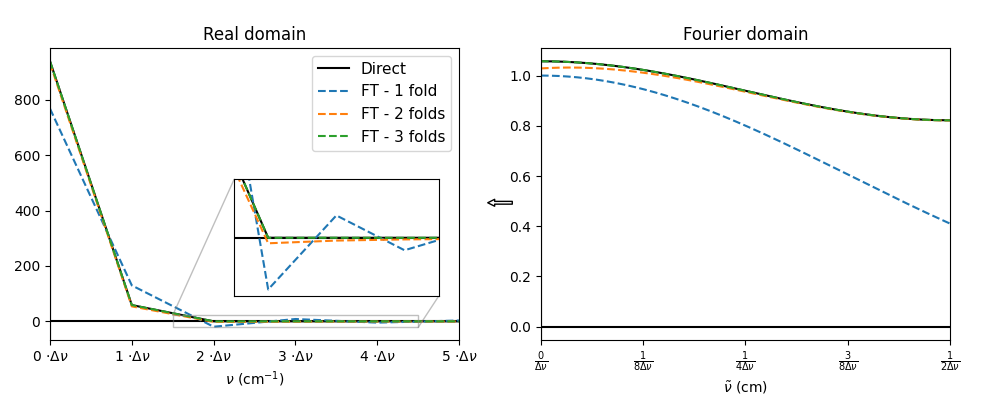

The Python source for this figure:
import numpy as np
import matplotlib.pyplot as plt
from fractions import Fraction
from matplotlib.patches import ConnectionPatch

gG = lambda v,w: (2/w)*np.sqrt(np.log(2)/np.pi)*np.exp(-4*np.log(2)*(v/w)**2)
gL = lambda v,w: (1/np.pi) * (w/2) / (v**2 + (w/2)**2)*dv

gG_FT = lambda x,w: np.exp(-(np.pi*x*wG)**2/(4*np.log(2)))
gL_FT = lambda x,w: np.exp(- np.pi*x*wL)

dv = 0.001 #cm-1
v_max = 100.0 #cm-1
v_arr = np.arange(0,v_max,dv)
N_zpad = v_arr.size ## can be 0..v_arr.size
x_arr = np.fft.rfftfreq(v_arr.size + N_zpad, dv)
x_fold = (x_arr,x_arr[::-1])
folding_thresh = 1e-6

wG = dv

fig, (ax1,ax2) = plt.subplots(1,2,figsize=(10,4))
plt.subplots_adjust(left=0.05,right=0.95,bottom=0.15)
axins = ax1.inset_axes([0.45, 0.15, 0.50, 0.40])
axins.ticklabel_format(useOffset=False, axis='x')
axins.set_xlim(1.5*dv,4.5*dv)
axins.set_ylim(-22,22)
axins.get_xaxis().set_visible(False)
axins.get_yaxis().set_visible(False)

ax1.axhline(0,c='k')
ax1.axvline(0,c='k')
ax2.axhline(0,c='k')
ax2.axvline(0,c='k')
axins.axhline(0,c='k')

I_FT = gG_FT(x_arr,wG)
I = np.fft.irfft(I_FT/dv)[:v_arr.size]

I2 = gG(v_arr,wG)
I2_FT = np.fft.rfft(list(I2) + [0] + list(I2)[:0:-1])*dv # this assumes N_zpad = v_arr.size

ax1.plot(v_arr,I2,c='k',label = 'Direct'.format(wG/dv))
ax1.plot(v_arr,I,'--',label='FT - 1 fold')

axins.plot(v_arr,I2,c='k',label = 'Direct'.format(wG/dv))
axins.plot(v_arr,I,'--',label='FT - 1 fold')

ax2.plot(x_arr,I2_FT.real,c='k') ## I2 is symmetric, so I2_FT has only real components
ax2.plot(x_arr,I_FT,'--')

# Apply folding if needed: 
for n in range(1,3):
    I_FT += gG_FT(n/(2*dv) + x_fold[n&1],wG)
    I = np.fft.irfft(I_FT/dv)[:v_arr.size]

    ax1.plot(v_arr,I,'--',label='FT - {:d} folds'.format(n+1))
    axins.plot(v_arr,I,'--')
    ax2.plot(x_arr,I_FT,'--')


N_ticks = 6
ax1.set_title('Real domain')
ax1.set_xlabel('$\\nu$ (cm$^{-1}$)')
ax1.set_xticks([i*dv for i in range(N_ticks)])
ax1.set_xticklabels(['{:d}'.format(i)+' $\\cdot\\Delta\\nu$' for i in range(N_ticks)])
ax1.set_xlim(0,(N_ticks-1)*dv)
ax1.legend(fontsize=11)    

N_ticks = 5
ax2.set_xlabel('$\\tilde{\\nu}$ (cm)')
ax2.set_xticks([i/(2*(N_ticks-1)*dv) for i in range(N_ticks)])
ax2.set_xticklabels(['$\\frac{'+(str(Fraction(i,2*(N_ticks-1))) if i else '0/').replace('/','}{')+'\\Delta\\nu}$' for i in range(0,N_ticks)])
ax2.set_title('Fourier domain')
ax2.set_xlim(0,1/(2*dv))


con = ConnectionPatch(xyA=(-0.07,0.47),
                      xyB=(1.07,0.47),
                      coordsA="axes fraction",
                      coordsB="axes fraction",
                      axesA=ax2, axesB=ax1,
                      arrowstyle="simple",fc='w')
ax1.add_artist(con)
ax1.indicate_inset_zoom(axins)

plt.savefig(__file__[:-2]+'png')
plt.show()
